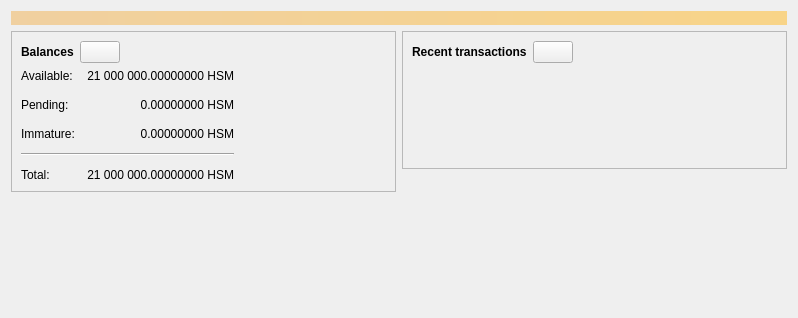
<?xml version="1.0" encoding="UTF-8"?>
<ui version="4.0">
 <class>OverviewPage</class>
 <widget class="QWidget" name="OverviewPage">
  <property name="geometry">
   <rect>
    <x>0</x>
    <y>0</y>
    <width>798</width>
    <height>318</height>
   </rect>
  </property>
  <property name="windowTitle">
   <string>Form</string>
  </property>
  <layout class="QVBoxLayout" name="topLayout">
   <item>
    <widget class="QLabel" name="labelAlerts">
     <property name="visible">
      <bool>false</bool>
     </property>
     <property name="styleSheet">
      <string notr="true">QLabel { background-color: qlineargradient(x1: 0, y1: 0, x2: 1, y2: 0, stop:0 #F0D0A0, stop:1 #F8D488); color:#000000; }</string>
     </property>
     <property name="wordWrap">
      <bool>true</bool>
     </property>
     <property name="margin">
      <number>3</number>
     </property>
     <property name="textInteractionFlags">
      <set>Qt::TextSelectableByMouse</set>
     </property>
    </widget>
   </item>
   <item>
    <layout class="QHBoxLayout" name="horizontalLayout" stretch="1,1">
     <item>
      <layout class="QVBoxLayout" name="verticalLayout_2">
       <item>
        <widget class="QFrame" name="frame">
         <property name="frameShape">
          <enum>QFrame::StyledPanel</enum>
         </property>
         <property name="frameShadow">
          <enum>QFrame::Raised</enum>
         </property>
         <layout class="QVBoxLayout" name="verticalLayout_4">
          <item>
           <layout class="QHBoxLayout" name="horizontalLayout_4">
            <item>
             <widget class="QLabel" name="label_5">
              <property name="font">
               <font>
                <weight>75</weight>
                <bold>true</bold>
               </font>
              </property>
              <property name="text">
               <string>Balances</string>
              </property>
             </widget>
            </item>
            <item>
             <widget class="QPushButton" name="labelWalletStatus">
              <property name="enabled">
               <bool>true</bool>
              </property>
              <property name="maximumSize">
               <size>
                <width>45</width>
                <height>16777215</height>
               </size>
              </property>
              <property name="toolTip">
               <string>The displayed information may be out of date. Your wallet automatically synchronizes with the Hashium network after a connection is established, but this process has not completed yet.</string>
              </property>
              <property name="text">
               <string/>
              </property>
              <property name="icon">
               <iconset resource="../hashium.qrc">
                <normaloff>:/icons/warning</normaloff>
                <disabledoff>:/icons/warning</disabledoff>:/icons/warning</iconset>
              </property>
              <property name="iconSize">
               <size>
                <width>24</width>
                <height>24</height>
               </size>
              </property>
             </widget>
            </item>
            <item>
             <spacer name="horizontalSpacer_3">
              <property name="orientation">
               <enum>Qt::Horizontal</enum>
              </property>
              <property name="sizeHint" stdset="0">
               <size>
                <width>40</width>
                <height>20</height>
               </size>
              </property>
             </spacer>
            </item>
           </layout>
          </item>
          <item>
           <layout class="QGridLayout" name="gridLayout">
            <property name="spacing">
             <number>12</number>
            </property>
            <item row="1" column="1">
             <widget class="QLabel" name="labelUnconfirmed">
              <property name="cursor">
               <cursorShape>IBeamCursor</cursorShape>
              </property>
              <property name="toolTip">
               <string>Total of transactions that have yet to be confirmed, and do not yet count toward the spendable balance</string>
              </property>
              <property name="text">
               <string notr="true">0.00000000 HSM</string>
              </property>
              <property name="alignment">
               <set>Qt::AlignRight|Qt::AlignTrailing|Qt::AlignVCenter</set>
              </property>
              <property name="textInteractionFlags">
               <set>Qt::LinksAccessibleByMouse|Qt::TextSelectableByKeyboard|Qt::TextSelectableByMouse</set>
              </property>
             </widget>
            </item>
            <item row="3" column="0" colspan="2">
             <widget class="Line" name="line">
              <property name="orientation">
               <enum>Qt::Horizontal</enum>
              </property>
             </widget>
            </item>
            <item row="4" column="0">
             <widget class="QLabel" name="labelTotalText">
              <property name="text">
               <string>Total:</string>
              </property>
             </widget>
            </item>
            <item row="2" column="1">
             <widget class="QLabel" name="labelImmature">
              <property name="cursor">
               <cursorShape>IBeamCursor</cursorShape>
              </property>
              <property name="toolTip">
               <string>Mined balance that has not yet matured</string>
              </property>
              <property name="text">
               <string notr="true">0.00000000 HSM</string>
              </property>
              <property name="alignment">
               <set>Qt::AlignRight|Qt::AlignTrailing|Qt::AlignVCenter</set>
              </property>
              <property name="textInteractionFlags">
               <set>Qt::LinksAccessibleByMouse|Qt::TextSelectableByKeyboard|Qt::TextSelectableByMouse</set>
              </property>
             </widget>
            </item>
            <item row="1" column="2">
             <spacer name="horizontalSpacer_2">
              <property name="orientation">
               <enum>Qt::Horizontal</enum>
              </property>
              <property name="sizeHint" stdset="0">
               <size>
                <width>40</width>
                <height>20</height>
               </size>
              </property>
             </spacer>
            </item>
            <item row="2" column="0">
             <widget class="QLabel" name="labelImmatureText">
              <property name="text">
               <string>Immature:</string>
              </property>
             </widget>
            </item>
            <item row="4" column="1">
             <widget class="QLabel" name="labelTotal">
              <property name="cursor">
               <cursorShape>IBeamCursor</cursorShape>
              </property>
              <property name="toolTip">
               <string>Your current total balance</string>
              </property>
              <property name="text">
               <string notr="true">21 000 000.00000000 HSM</string>
              </property>
              <property name="alignment">
               <set>Qt::AlignRight|Qt::AlignTrailing|Qt::AlignVCenter</set>
              </property>
              <property name="textInteractionFlags">
               <set>Qt::LinksAccessibleByMouse|Qt::TextSelectableByKeyboard|Qt::TextSelectableByMouse</set>
              </property>
             </widget>
            </item>
            <item row="0" column="0">
             <widget class="QLabel" name="labelBalanceText">
              <property name="text">
               <string>Available:</string>
              </property>
             </widget>
            </item>
            <item row="0" column="1">
             <widget class="QLabel" name="labelBalance">
              <property name="cursor">
               <cursorShape>IBeamCursor</cursorShape>
              </property>
              <property name="toolTip">
               <string>Your current spendable balance</string>
              </property>
              <property name="text">
               <string notr="true">21 000 000.00000000 HSM</string>
              </property>
              <property name="alignment">
               <set>Qt::AlignRight|Qt::AlignTrailing|Qt::AlignVCenter</set>
              </property>
              <property name="textInteractionFlags">
               <set>Qt::LinksAccessibleByMouse|Qt::TextSelectableByKeyboard|Qt::TextSelectableByMouse</set>
              </property>
             </widget>
            </item>
            <item row="1" column="0">
             <widget class="QLabel" name="labelPendingText">
              <property name="text">
               <string>Pending:</string>
              </property>
             </widget>
            </item>
           </layout>
          </item>
         </layout>
        </widget>
       </item>
       <item>
        <spacer name="verticalSpacer">
         <property name="orientation">
          <enum>Qt::Vertical</enum>
         </property>
         <property name="sizeHint" stdset="0">
          <size>
           <width>20</width>
           <height>40</height>
          </size>
         </property>
        </spacer>
       </item>
      </layout>
     </item>
     <item>
      <layout class="QVBoxLayout" name="verticalLayout_3">
       <item>
        <widget class="QFrame" name="frame_2">
         <property name="frameShape">
          <enum>QFrame::StyledPanel</enum>
         </property>
         <property name="frameShadow">
          <enum>QFrame::Raised</enum>
         </property>
         <layout class="QVBoxLayout" name="verticalLayout">
          <item>
           <layout class="QHBoxLayout" name="horizontalLayout_2">
            <item>
             <widget class="QLabel" name="label_4">
              <property name="font">
               <font>
                <weight>75</weight>
                <bold>true</bold>
               </font>
              </property>
              <property name="text">
               <string>Recent transactions</string>
              </property>
             </widget>
            </item>
            <item>
             <widget class="QPushButton" name="labelTransactionsStatus">
              <property name="enabled">
               <bool>true</bool>
              </property>
              <property name="maximumSize">
               <size>
                <width>45</width>
                <height>16777215</height>
               </size>
              </property>
              <property name="toolTip">
               <string>The displayed information may be out of date. Your wallet automatically synchronizes with the Hashium network after a connection is established, but this process has not completed yet.</string>
              </property>
              <property name="text">
               <string/>
              </property>
              <property name="icon">
               <iconset resource="../hashium.qrc">
                <normaloff>:/icons/warning</normaloff>
                <disabledoff>:/icons/warning</disabledoff>:/icons/warning</iconset>
              </property>
              <property name="iconSize">
               <size>
                <width>24</width>
                <height>24</height>
               </size>
              </property>
             </widget>
            </item>
            <item>
             <spacer name="horizontalSpacer">
              <property name="orientation">
               <enum>Qt::Horizontal</enum>
              </property>
              <property name="sizeHint" stdset="0">
               <size>
                <width>40</width>
                <height>20</height>
               </size>
              </property>
             </spacer>
            </item>
           </layout>
          </item>
          <item>
           <widget class="TransactionOverviewWidget" name="listTransactions">
            <property name="styleSheet">
             <string notr="true">QListView { background: transparent; }</string>
            </property>
            <property name="frameShape">
             <enum>QFrame::NoFrame</enum>
            </property>
            <property name="verticalScrollBarPolicy">
             <enum>Qt::ScrollBarAlwaysOff</enum>
            </property>
            <property name="horizontalScrollBarPolicy">
             <enum>Qt::ScrollBarAlwaysOff</enum>
            </property>
            <property name="sizeAdjustPolicy">
             <enum>QAbstractScrollArea::AdjustToContents</enum>
            </property>
            <property name="selectionMode">
             <enum>QAbstractItemView::NoSelection</enum>
            </property>
            <property name="uniformItemSizes">
             <bool>true</bool>
            </property>
           </widget>
          </item>
         </layout>
        </widget>
       </item>
       <item>
        <spacer name="verticalSpacer_2">
         <property name="orientation">
          <enum>Qt::Vertical</enum>
         </property>
         <property name="sizeHint" stdset="0">
          <size>
           <width>20</width>
           <height>40</height>
          </size>
         </property>
        </spacer>
       </item>
      </layout>
     </item>
    </layout>
   </item>
  </layout>
 </widget>
 <customwidgets>
  <customwidget>
   <class>TransactionOverviewWidget</class>
   <extends>QListView</extends>
   <header>qt/transactionoverviewwidget.h</header>
  </customwidget>
 </customwidgets>
 <resources/>
 <connections/>
</ui>
